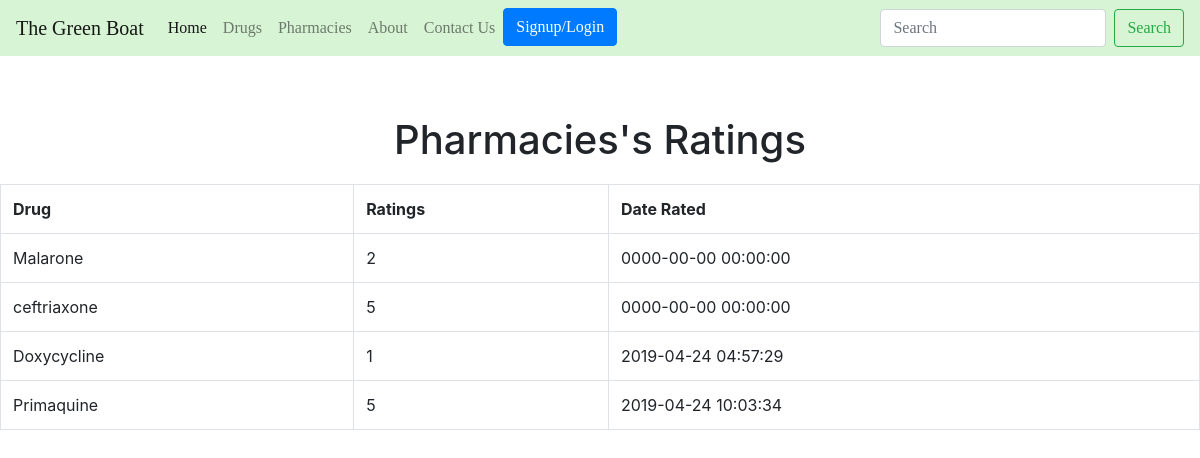
The page /pharmaciesratings.php?p=1&ratings=r_effectiveness on the database its author committed.
### tables this page shows
CREATE TABLE `ratings` (
  `id` int(11) NOT NULL,
  `disease` varchar(255) NOT NULL,
  `mid` int(11) NOT NULL,
  `d_id` int(11) NOT NULL,
  `r_effectiveness` int(11) NOT NULL,
  `r_affordability` int(11) NOT NULL,
  `r_availability` int(11) NOT NULL,
  `p_id` int(11) DEFAULT NULL,
  `created_date` datetime NOT NULL DEFAULT CURRENT_TIMESTAMP
);

CREATE TABLE `drugs` (
  `d_id` int(11) NOT NULL,
  `d_name` varchar(300) NOT NULL,
  `d_desc` varchar(500) NOT NULL,
  `d_use` varchar(300) NOT NULL
);

### includes/ratings.php (the view, shortened to what this page needs)
<?php
	class ratings{
        protected $ratings = "ratings";
        protected $drugs = "drugs";
    public function displayPharmacy_drugs(){
        if (isset($_GET['p']) && isset($_GET['ratings'])){
            $pharmacy_id = $_GET['p'];
            $ratings_type = $_GET['ratings'];
            $conn = new mysqli("localhost", "root", "pass123", "boat");
            if($ratings_type == 'r_effectiveness'){
                $sql = "SELECT
                drugs.d_name AS drug, ratings.r_effectiveness AS ratingtype,
                ratings.created_date AS created FROM $this->ratings
                LEFT JOIN $this->drugs ON ratings.d_id = drugs.d_id
                WHERE ratings.p_id = $pharmacy_id";
            }
            $query = mysqli_query($conn, $sql);
            echo"<div class='text-center' style='margin-bottom: 20px; margin-top: 60px;'>
                <h1> Pharmacies's Ratings </h1>
            </div>
            <table class='table table-condensed table-bordered'>
                <tr class='success'>
                    <th>Drug</th>
                    <th>Ratings</th>
                    <th>Date Rated</th>
                </tr>";
            while($result = mysqli_fetch_assoc($query)){
                echo "<tr>
                        <td>".$result['drug']."</td>
                        <td>".$result['ratingtype']."</td>
                        <td>".$result['created']."</td>
                        </tr>";
            }
        }
    }
}

### pharmaciesratings.php (shortened to what this page needs)
<!DOCTYPE html>
<html>
<?php
	require "elements/header.php";
?>
<body>
    <?php
        $displayPharmacy_drugs=new ratings();
        $displayPharmacy_drugs->displayPharmacy_drugs();
    ?>
</body>
</html>

### elements/header.php (shortened to what this page needs)
<head>
	<link rel="stylesheet" href="https://stackpath.bootstrapcdn.com/bootstrap/4.3.1/css/bootstrap.min.css">
	<link rel="stylesheet" href="https://use.fontawesome.com/releases/v5.8.1/css/all.css">
</head>
	<div class="textstyle">
		<nav class="navbar navbar-light navbar-expand-lg" style="background-color: #d7f4d4;">
		  <a class="navbar-brand" href="index.php">The Green Boat</a>
		  <div class="collapse navbar-collapse" id="navbarSupportedContent">
		    <ul class="navbar-nav mr-auto">
		      <li class="nav-item active">
		        <a class="nav-link" href="index.php">Home <span class="sr-only">(current)</span></a>
		      </li>
					<li class="nav-item">
		        <a class="nav-link" href="overallRatedDrugs.php">Drugs</a>
		      </li>
									<li class="nav-item">
		        <a class="nav-link" href="overallRatedPharmacies.php">Pharmacies</a>
		      </li>
					<li class="nav-item">
		        <a class="nav-link" href="about.php">About</a>
		      </li>
		      <li class="nav-item">
		        <a class="nav-link" href="contact.php">Contact Us</a>
          </li>
					<li class="nav-item">
		        <a button class="btn btn-primary" href="login.php">Signup/Login</a>
		      </li>
		    </ul>
		    <form class="form-inline my-2 my-lg-0">
		      <input class="form-control mr-sm-2" type="search" placeholder="Search" aria-label="Search">
		      <button class="btn btn-outline-success my-2 my-sm-0" type="submit">Search</button>
		    </form>
		  </div>
			</div>

### elements/header.php (style rules this page uses)
.textstyle { font-family: 'Bitter', serif; }

### rows shown on the page
ratings: d.d_name "Malarone", r_effectiveness "2", created_date "0000-00-00 00:00:00"
ratings: d.d_name "ceftriaxone", r_effectiveness "5", created_date "0000-00-00 00:00:00"
ratings: d.d_name "Doxycycline", r_effectiveness "1", created_date "2019-04-24 04:57:29"
ratings: d.d_name "Primaquine", r_effectiveness "5", created_date "2019-04-24 10:03:34"
